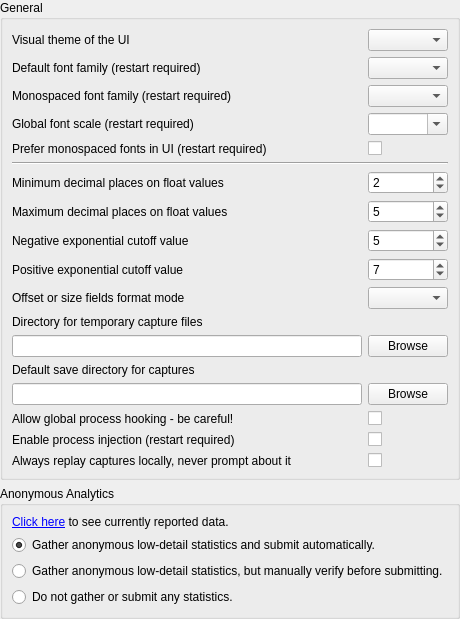
     <widget class="QWidget" name="general">
      <attribute name="title">
       <string>General</string>
      </attribute>
      <layout class="QVBoxLayout" name="verticalLayout_3">
       <property name="leftMargin">
        <number>0</number>
       </property>
       <property name="topMargin">
        <number>0</number>
       </property>
       <property name="rightMargin">
        <number>0</number>
       </property>
       <property name="bottomMargin">
        <number>0</number>
       </property>
       <item>
        <widget class="QGroupBox" name="groupBox">
         <property name="title">
          <string>General</string>
         </property>
         <layout class="QGridLayout" name="gridLayout_5">
          <item row="0" column="0">
           <widget class="QLabel" name="UIStyle_label">
            <property name="text">
             <string>Visual theme of the UI</string>
            </property>
           </widget>
          </item>
          <item row="0" column="1">
           <widget class="QComboBox" name="UIStyle">
            <property name="toolTip">
             <string>Selects the theme to display the UI in. These themes are available:&lt;br&gt;</string>
            </property>
            <property name="insertPolicy">
             <enum>QComboBox::NoInsert</enum>
            </property>
            <property name="sizeAdjustPolicy">
             <enum>QComboBox::AdjustToContents</enum>
            </property>
           </widget>
          </item>
          <item row="1" column="0">
           <widget class="QLabel" name="label_20">
            <property name="toolTip">
             <string>The default font family to be used for text. This will be overridden by the default monospace font if the below option for monospace override is chosen.</string>
            </property>
            <property name="text">
             <string>Default font family (restart required)</string>
            </property>
           </widget>
          </item>
          <item row="1" column="1">
           <widget class="QComboBox" name="Font_Family">
            <property name="toolTip">
             <string>The default font family to be used for text. This will be overridden by the default monospace font if the below option for monospace override is chosen.</string>
            </property>
           </widget>
          </item>
          <item row="2" column="0">
           <widget class="QLabel" name="label_21">
            <property name="toolTip">
             <string>The default font family to be used for monospaced text, typically code display or tables of buffer data. If the below option for monospace override is chosen this font will be used for those extra places.</string>
            </property>
            <property name="text">
             <string>Monospaced font family (restart required)</string>
            </property>
           </widget>
          </item>
          <item row="2" column="1">
           <widget class="QComboBox" name="Font_MonoFamily">
            <property name="toolTip">
             <string>The default font family to be used for monospaced text, typically code display or tables of buffer data. If the below option for monospace override is chosen this font will be used for those extra places.</string>
            </property>
           </widget>
          </item>
          <item row="3" column="0">
           <widget class="QLabel" name="label_27">
            <property name="toolTip">
             <string>A global scale for all fonts in the program. This will only scale text, icons and other UI elements will be scaled according to DPI settings as normal.</string>
            </property>
            <property name="text">
             <string>Global font scale (restart required)</string>
            </property>
           </widget>
          </item>
          <item row="3" column="1">
           <widget class="QComboBox" name="Font_GlobalScale">
            <property name="toolTip">
             <string>A global scale for all fonts in the program. This will only scale text, icons and other UI elements will be scaled according to DPI settings as normal.</string>
            </property>
            <property name="editable">
             <bool>true</bool>
            </property>
           </widget>
          </item>
          <item row="4" column="0">
           <widget class="QLabel" name="label_9">
            <property name="toolTip">
             <string>Prefer using a monospace font instead of the default font for places where resource names, action and marker names, and similar pieces of information are displayed.&lt;/p&gt;&lt;p&gt;&lt;br/&gt;&lt;/p&gt;&lt;p&gt;By default a monospaced font will only be used for places where fixed width is important such as code and numerical data displays.</string>
            </property>
            <property name="text">
             <string>Prefer monospaced fonts in UI (restart required)</string>
            </property>
           </widget>
          </item>
          <item row="4" column="1">
           <widget class="QCheckBox" name="Font_PreferMonospaced">
            <property name="toolTip">
             <string>Prefer using a monospace font instead of the default font for places where resource names, action and marker names, and similar pieces of information are displayed.&lt;/p&gt;&lt;p&gt;&lt;br/&gt;&lt;/p&gt;&lt;p&gt;By default a monospaced font will only be used for places where fixed width is important such as code and numerical data displays.</string>
            </property>
            <property name="text">
             <string/>
            </property>
           </widget>
          </item>
          <item row="5" column="0" colspan="2">
           <widget class="Line" name="line">
            <property name="orientation">
             <enum>Qt::Horizontal</enum>
            </property>
           </widget>
          </item>
          <item row="6" column="0">
           <widget class="QLabel" name="label">
            <property name="toolTip">
             <string>At least this many decimal places will be displayed on floats.
e.g. a value of 2 means 0 will display as 0.00, 0.5 as 0.50. A value of 5 would display them as 0.00000 and 0.50000 respectively.</string>
            </property>
            <property name="text">
             <string>Minimum decimal places on float values</string>
            </property>
           </widget>
          </item>
          <item row="6" column="1">
           <widget class="QSpinBox" name="Formatter_MinFigures">
            <property name="toolTip">
             <string>Decimals will display at least this many digits.
e.g. a value of 2 means 0 will display as 0.00, 0.5 as 0.50</string>
            </property>
            <property name="value">
             <number>2</number>
            </property>
           </widget>
          </item>
          <item row="7" column="0">
           <widget class="QLabel" name="label_2">
            <property name="toolTip">
             <string>No more decimal places than this will be displayed on floats.
e.g. a value of 5 means 0.123456789 will display as 0.12345</string>
            </property>
            <property name="text">
             <string>Maximum decimal places on float values</string>
            </property>
           </widget>
          </item>
          <item row="7" column="1">
           <widget class="QSpinBox" name="Formatter_MaxFigures">
            <property name="toolTip">
             <string>No more decimal places than this will be displayed on floats.
e.g. a value of 5 means 0.123456789 will display as 0.12345 and 123.123456789 will display as 123.12345</string>
            </property>
            <property name="value">
             <number>5</number>
            </property>
           </widget>
          </item>
          <item row="8" column="0">
           <widget class="QLabel" name="label_3">
            <property name="toolTip">
             <string>Any numbers smaller than this exponent will be displayed in scientific notation.
E.g. a value of 3 means 0.005 / 10 = 5E-4</string>
            </property>
            <property name="text">
             <string>Negative exponential cutoff value</string>
            </property>
           </widget>
          </item>
          <item row="8" column="1">
           <widget class="QSpinBox" name="Formatter_NegExp">
            <property name="toolTip">
             <string>Any numbers smaller than this exponent will be displayed in scientific notation.
E.g. a value of 3 means 0.005 / 10 = 5E-4</string>
            </property>
            <property name="value">
             <number>5</number>
            </property>
           </widget>
          </item>
          <item row="9" column="0">
           <widget class="QLabel" name="label_4">
            <property name="toolTip">
             <string>Any numbers larger than this exponent will be displayed in scientific notation.
e.g. 1000 * 10 = 1e4</string>
            </property>
            <property name="text">
             <string>Positive exponential cutoff value</string>
            </property>
           </widget>
          </item>
          <item row="9" column="1">
           <widget class="QSpinBox" name="Formatter_PosExp">
            <property name="toolTip">
             <string>Any numbers larger than this exponent will be displayed in scientific notation.
e.g. 1000 * 10 = 1e4</string>
            </property>
            <property name="value">
             <number>7</number>
            </property>
            <property name="displayIntegerBase">
             <number>10</number>
            </property>
           </widget>
          </item>
          <item row="10" column="0">
           <widget class="QLabel" name="label_41">
            <property name="toolTip">
             <string>Formatting mode to use for fields marked as a byte offset or a byte size</string>
            </property>
            <property name="text">
             <string>Offset or size fields format mode</string>
            </property>
           </widget>
          </item>
          <item row="10" column="1">
           <widget class="QComboBox" name="Formatter_OffsetSizeDisplayMode">
            <property name="toolTip">
             <string>Auto: decimal by default and hexadecimal if above a certain threshold, Decimal: always use decimal, Hexadecimal: always use hexadecimal.</string>
            </property>
           </widget>
          </item>
          <item row="11" column="0">
           <widget class="QLabel" name="label_5">
            <property name="toolTip">
             <string>Changes the directory where capture files are saved after being created, until saved manually or deleted.

Defaults to %TEMP%.</string>
            </property>
            <property name="text">
             <string>Directory for temporary capture files</string>
            </property>
           </widget>
          </item>
          <item row="12" column="0">
           <widget class="QLineEdit" name="tempDirectory">
            <property name="toolTip">
             <string>Changes the directory where capture files are saved after being created, until saved manually or deleted.

Defaults to %TEMP%.</string>
            </property>
           </widget>
          </item>
          <item row="12" column="1">
           <widget class="QPushButton" name="browseTempCaptureDirectory">
            <property name="toolTip">
             <string>Changes the directory where capture files are saved after being created, until saved manually or deleted.

Defaults to %TEMP%.</string>
            </property>
            <property name="text">
             <string>Browse</string>
            </property>
           </widget>
          </item>
          <item row="13" column="0">
           <widget class="QLabel" name="label_6">
            <property name="toolTip">
             <string>Changes the default directory for the save dialog when saving capture files.

Defaults to blank, which follows system default behaviour.</string>
            </property>
            <property name="text">
             <string>Default save directory for captures</string>
            </property>
           </widget>
          </item>
          <item row="14" column="0">
           <widget class="QLineEdit" name="saveDirectory">
            <property name="toolTip">
             <string>Changes the default directory for the save dialog when saving capture files.

Defaults to blank, which follows system default behaviour.</string>
            </property>
           </widget>
          </item>
          <item row="14" column="1">
           <widget class="QPushButton" name="browseSaveCaptureDirectory">
            <property name="toolTip">
             <string>Changes the default directory for the save dialog when saving capture files.

Defaults to blank, which follows system default behaviour.</string>
            </property>
            <property name="text">
             <string>Browse</string>
            </property>
           </widget>
          </item>
          <item row="15" column="0">
           <widget class="QLabel" name="globalHookLabel">
            <property name="toolTip">
             <string>Enables functionality on the capture application window that will insert RenderDic automatically
into all new processes created - then inject into the target (matching) executable.

Useful for capturing programs indirectly that can't easily be launched directly by RenderDic

Since this is a global system hook it must be used carefully and only when necessary!</string>
            </property>
            <property name="text">
             <string>Allow global process hooking - be careful!</string>
            </property>
           </widget>
          </item>
          <item row="15" column="1">
           <widget class="QCheckBox" name="AllowGlobalHook">
            <property name="toolTip">
             <string>Enables functionality on the capture application window that will insert RenderDic automatically
into all new processes created - then inject into the target (matching) executable.

Useful for capturing programs indirectly that can't easily be launched directly by RenderDic

Since this is a global system hook it must be used carefully and only when necessary!</string>
            </property>
            <property name="text">
             <string/>
            </property>
           </widget>
          </item>
          <item row="16" column="0">
           <widget class="QLabel" name="injectProcLabel">
            <property name="toolTip">
             <string>Enables the ability to inject into processes on windows.

Injecting into processes can be unreliable and should only be used as a last resort when no other
methods succeed, it should not be used as a primary method of launching applications. Instead the
program should be launched through RenderDic via the Launch Process panel.</string>
            </property>
            <property name="text">
             <string>Enable process injection (restart required)</string>
            </property>
           </widget>
          </item>
          <item row="16" column="1">
           <widget class="QCheckBox" name="AllowProcessInject">
            <property name="toolTip">
             <string>Enables the ability to inject into processes on windows.

Injecting into processes can be unreliable and should only be used as a last resort when no other
methods succeed, it should not be used as a primary method of launching applications. Instead the
program should be launched through RenderDic via the Launch Process panel.</string>
            </property>
            <property name="text">
             <string/>
            </property>
           </widget>
          </item>
          <item row="17" column="0">
           <widget class="QLabel" name="label_10">
            <property name="toolTip">
             <string>If a capture is marked as being created on a significantly different system (different OS or platform)
as is currently running, then by default the UI will prompt to ask if you want to replay on a remote context.

This option overrides that and will always replay locally if the local context is selected.</string>
            </property>
            <property name="text">
             <string>Always replay captures locally, never prompt about it</string>
            </property>
           </widget>
          </item>
          <item row="17" column="1">
           <widget class="QCheckBox" name="AlwaysReplayLocally">
            <property name="toolTip">
             <string>If a capture is marked as being created on a significantly different system (different OS or platform)
as is currently running, then by default the UI will prompt to ask if you want to replay on a remote context.

This option overrides that and will always replay locally if the local context is selected.</string>
            </property>
            <property name="text">
             <string/>
            </property>
           </widget>
          </item>
          <item row="18" column="1">
           <spacer name="verticalSpacer">
            <property name="orientation">
             <enum>Qt::Vertical</enum>
            </property>
            <property name="sizeHint" stdset="0">
             <size>
              <width>0</width>
              <height>0</height>
             </size>
            </property>
           </spacer>
          </item>
         </layout>
        </widget>
       </item>
       <item>
        <widget class="QGroupBox" name="groupBox_9">
         <property name="title">
          <string>Anonymous Analytics</string>
         </property>
         <layout class="QVBoxLayout" name="verticalLayout_4">
          <item>
           <widget class="QLabel" name="analyticsDescribeLabel">
            <property name="text">
             <string>&lt;html&gt;&lt;head/&gt;&lt;body&gt;&lt;p&gt;&lt;a href=&quot;#analyticsDescribe&quot;&gt;Click here&lt;/a&gt; to see currently reported data.&lt;/p&gt;&lt;/body&gt;&lt;/html&gt;</string>
            </property>
           </widget>
          </item>
          <item>
           <widget class="QRadioButton" name="analyticsAutoSubmit">
            <property name="text">
             <string>Gather anonymous low-detail statistics and submit automatically.</string>
            </property>
            <property name="checked">
             <bool>true</bool>
            </property>
           </widget>
          </item>
          <item>
           <widget class="QRadioButton" name="analyticsManualCheck">
            <property name="text">
             <string>Gather anonymous low-detail statistics, but manually verify before submitting.</string>
            </property>
           </widget>
          </item>
          <item>
           <widget class="QRadioButton" name="analyticsOptOut">
            <property name="text">
             <string>Do not gather or submit any statistics.</string>
            </property>
           </widget>
          </item>
         </layout>
        </widget>
       </item>
      </layout>
     </widget>
